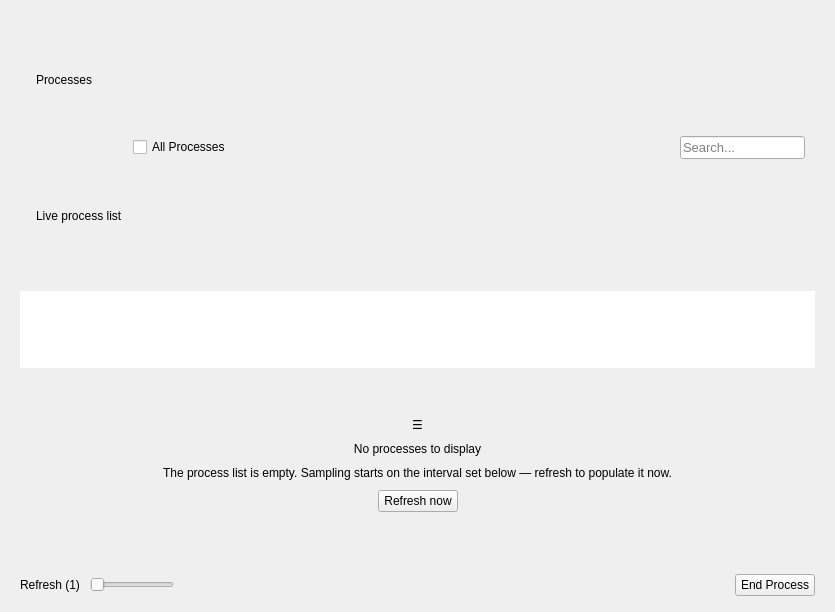
<?xml version="1.0" encoding="UTF-8"?>
<ui version="4.0">
 <class>ProcessesPage</class>
 <widget class="QWidget" name="ProcessesPage">
  <property name="geometry">
   <rect>
    <x>0</x>
    <y>0</y>
    <width>835</width>
    <height>612</height>
   </rect>
  </property>
  <property name="windowTitle">
   <string>Processes</string>
  </property>
  <property name="styleSheet">
   <string notr="true"/>
  </property>
  <layout class="QGridLayout" name="gridLayout">
   <property name="leftMargin">
    <number>20</number>
   </property>
   <property name="topMargin">
    <number>12</number>
   </property>
   <property name="rightMargin">
    <number>20</number>
   </property>
   <property name="bottomMargin">
    <number>16</number>
   </property>
   <property name="horizontalSpacing">
    <number>0</number>
   </property>
   <property name="verticalSpacing">
    <number>8</number>
   </property>
   <item row="1" column="0">
    <layout class="QHBoxLayout" name="topLayout">
     <property name="spacing">
      <number>10</number>
     </property>
     <property name="leftMargin">
      <number>5</number>
     </property>
     <property name="topMargin">
      <number>0</number>
     </property>
     <property name="rightMargin">
      <number>10</number>
     </property>
     <item>
      <widget class="QWidget" name="sectionHeaderRow" native="true">
       <layout class="QHBoxLayout" name="sectionHeaderRowLayout">
        <property name="leftMargin">
         <number>0</number>
        </property>
        <property name="topMargin">
         <number>0</number>
        </property>
        <property name="rightMargin">
         <number>0</number>
        </property>
        <property name="bottomMargin">
         <number>0</number>
        </property>
        <property name="spacing">
         <number>8</number>
        </property>
        <item>
         <widget class="QFrame" name="sectionHeaderAccent">
          <property name="sizePolicy">
           <sizepolicy hsizetype="Fixed" vsizetype="Expanding">
            <horstretch>0</horstretch>
            <verstretch>0</verstretch>
           </sizepolicy>
          </property>
          <property name="minimumSize">
           <size>
            <width>3</width>
            <height>26</height>
           </size>
          </property>
          <property name="maximumSize">
           <size>
            <width>3</width>
            <height>16777215</height>
           </size>
          </property>
          <property name="frameShape">
           <enum>QFrame::NoFrame</enum>
          </property>
          <property name="accentToken" stdset="0">
           <string notr="true">accent</string>
          </property>
         </widget>
        </item>
        <item>
         <layout class="QVBoxLayout" name="sectionHeaderTextCol">
          <property name="leftMargin">
           <number>0</number>
          </property>
          <property name="topMargin">
           <number>0</number>
          </property>
          <property name="rightMargin">
           <number>0</number>
          </property>
          <property name="bottomMargin">
           <number>0</number>
          </property>
          <property name="spacing">
           <number>0</number>
          </property>
          <item>
           <widget class="QLabel" name="sectionHeaderTitle">
            <property name="text">
             <string>Processes</string>
            </property>
           </widget>
          </item>
          <item>
           <widget class="QLabel" name="sectionHeaderSource">
            <property name="text">
             <string>Live process list</string>
            </property>
           </widget>
          </item>
         </layout>
        </item>
       </layout>
      </widget>
     </item>
     <item>
      <widget class="QCheckBox" name="checkAllProcesses">
       <property name="cursor">
        <cursorShape>PointingHandCursor</cursorShape>
       </property>
       <property name="accessibleName">
        <string notr="true">circle</string>
       </property>
       <property name="text">
        <string>All Processes</string>
       </property>
      </widget>
     </item>
     <item>
      <spacer name="horizontalSpacer">
       <property name="orientation">
        <enum>Qt::Horizontal</enum>
       </property>
       <property name="sizeHint" stdset="0">
        <size>
         <width>40</width>
         <height>20</height>
        </size>
       </property>
      </spacer>
     </item>
     <item alignment="Qt::AlignRight">
      <widget class="QLineEdit" name="txtProcessSearch">
       <property name="font">
        <font>
         <pointsize>10</pointsize>
        </font>
       </property>
       <property name="placeholderText">
        <string>Search...</string>
       </property>
      </widget>
     </item>
    </layout>
   </item>
   <item row="3" column="0">
    <widget class="QWidget" name="processesContainer" native="true">
     <property name="cardRole" stdset="0">
      <string notr="true">elevated</string>
     </property>
     <layout class="QVBoxLayout" name="processesContainerLayout">
      <property name="leftMargin">
       <number>0</number>
      </property>
      <property name="topMargin">
       <number>0</number>
      </property>
      <property name="rightMargin">
       <number>0</number>
      </property>
      <property name="bottomMargin">
       <number>0</number>
      </property>
      <property name="spacing">
       <number>0</number>
      </property>
      <item>
       <widget class="QTreeView" name="tableProcess">
        <property name="frameShape">
         <enum>QFrame::NoFrame</enum>
        </property>
        <property name="frameShadow">
         <enum>QFrame::Sunken</enum>
        </property>
        <property name="sizeAdjustPolicy">
         <enum>QAbstractScrollArea::AdjustToContents</enum>
        </property>
        <property name="editTriggers">
         <set>QAbstractItemView::NoEditTriggers</set>
        </property>
        <property name="selectionMode">
         <enum>QAbstractItemView::SingleSelection</enum>
        </property>
        <property name="selectionBehavior">
         <enum>QAbstractItemView::SelectRows</enum>
        </property>
        <property name="textElideMode">
         <enum>Qt::ElideMiddle</enum>
        </property>
        <property name="sortingEnabled">
         <bool>true</bool>
        </property>
        <property name="wordWrap">
         <bool>true</bool>
        </property>
       </widget>
      </item>
      <item>
       <widget class="QWidget" name="processesEmptyState" native="true">
        <layout class="QVBoxLayout" name="processesEmptyStateLayout">
         <property name="spacing">
          <number>10</number>
         </property>
         <item>
          <spacer name="emptyStateSpacerTop">
           <property name="orientation">
            <enum>Qt::Vertical</enum>
           </property>
           <property name="sizeHint" stdset="0">
            <size>
             <width>20</width>
             <height>40</height>
            </size>
           </property>
          </spacer>
         </item>
         <item>
          <widget class="QLabel" name="emptyStateIcon">
           <property name="alignment">
            <set>Qt::AlignHCenter|Qt::AlignVCenter</set>
           </property>
           <property name="text">
            <string notr="true">☰</string>
           </property>
          </widget>
         </item>
         <item>
          <widget class="QLabel" name="lblProcessesEmptyHeading">
           <property name="alignment">
            <set>Qt::AlignHCenter|Qt::AlignVCenter</set>
           </property>
           <property name="text">
            <string>No processes to display</string>
           </property>
          </widget>
         </item>
         <item>
          <widget class="QLabel" name="emptyStateText">
           <property name="alignment">
            <set>Qt::AlignHCenter|Qt::AlignVCenter</set>
           </property>
           <property name="wordWrap">
            <bool>true</bool>
           </property>
           <property name="text">
            <string>The process list is empty. Sampling starts on the interval set below — refresh to populate it now.</string>
           </property>
          </widget>
         </item>
         <item>
          <layout class="QHBoxLayout" name="emptyStateBtnRow">
           <item>
            <spacer name="emptyStateBtnSpacerLeft">
             <property name="orientation">
              <enum>Qt::Horizontal</enum>
             </property>
             <property name="sizeHint" stdset="0">
              <size>
               <width>40</width>
               <height>20</height>
              </size>
             </property>
            </spacer>
           </item>
           <item>
            <widget class="QPushButton" name="btnRefreshNow">
             <property name="cursor">
              <cursorShape>PointingHandCursor</cursorShape>
             </property>
             <property name="variant" stdset="0">
              <string notr="true">primary</string>
             </property>
             <property name="text">
              <string>Refresh now</string>
             </property>
            </widget>
           </item>
           <item>
            <spacer name="emptyStateBtnSpacerRight">
             <property name="orientation">
              <enum>Qt::Horizontal</enum>
             </property>
             <property name="sizeHint" stdset="0">
              <size>
               <width>40</width>
               <height>20</height>
              </size>
             </property>
            </spacer>
           </item>
          </layout>
         </item>
         <item>
          <spacer name="emptyStateSpacerBottom">
           <property name="orientation">
            <enum>Qt::Vertical</enum>
           </property>
           <property name="sizeHint" stdset="0">
            <size>
             <width>20</width>
             <height>40</height>
            </size>
           </property>
          </spacer>
         </item>
        </layout>
       </widget>
      </item>
     </layout>
    </widget>
   </item>
   <item row="4" column="0">
    <widget class="QWidget" name="bottomWidget" native="true">
     <layout class="QHBoxLayout" name="bottomLayout">
      <property name="spacing">
       <number>10</number>
      </property>
      <property name="leftMargin">
       <number>0</number>
      </property>
      <property name="topMargin">
       <number>5</number>
      </property>
      <property name="rightMargin">
       <number>0</number>
      </property>
      <property name="bottomMargin">
       <number>0</number>
      </property>
      <item alignment="Qt::AlignLeft|Qt::AlignVCenter">
       <widget class="QLabel" name="lblRefresh">
        <property name="text">
         <string notr="true">Refresh (1)</string>
        </property>
       </widget>
      </item>
      <item alignment="Qt::AlignLeft|Qt::AlignVCenter">
       <widget class="QSlider" name="sliderRefresh">
        <property name="cursor">
         <cursorShape>PointingHandCursor</cursorShape>
        </property>
        <property name="styleSheet">
         <string notr="true"/>
        </property>
        <property name="orientation">
         <enum>Qt::Horizontal</enum>
        </property>
       </widget>
      </item>
      <item>
       <spacer name="horizontalSpacer_2">
        <property name="orientation">
         <enum>Qt::Horizontal</enum>
        </property>
        <property name="sizeHint" stdset="0">
         <size>
          <width>40</width>
          <height>20</height>
         </size>
        </property>
       </spacer>
      </item>
      <item>
       <widget class="QPushButton" name="btnEndProcess">
        <property name="cursor">
         <cursorShape>PointingHandCursor</cursorShape>
        </property>
        <property name="variant" stdset="0">
         <string notr="true">primary</string>
        </property>
        <property name="text">
         <string>End Process</string>
        </property>
       </widget>
      </item>
     </layout>
    </widget>
   </item>
  </layout>
 </widget>
 <resources/>
 <connections/>
</ui>
